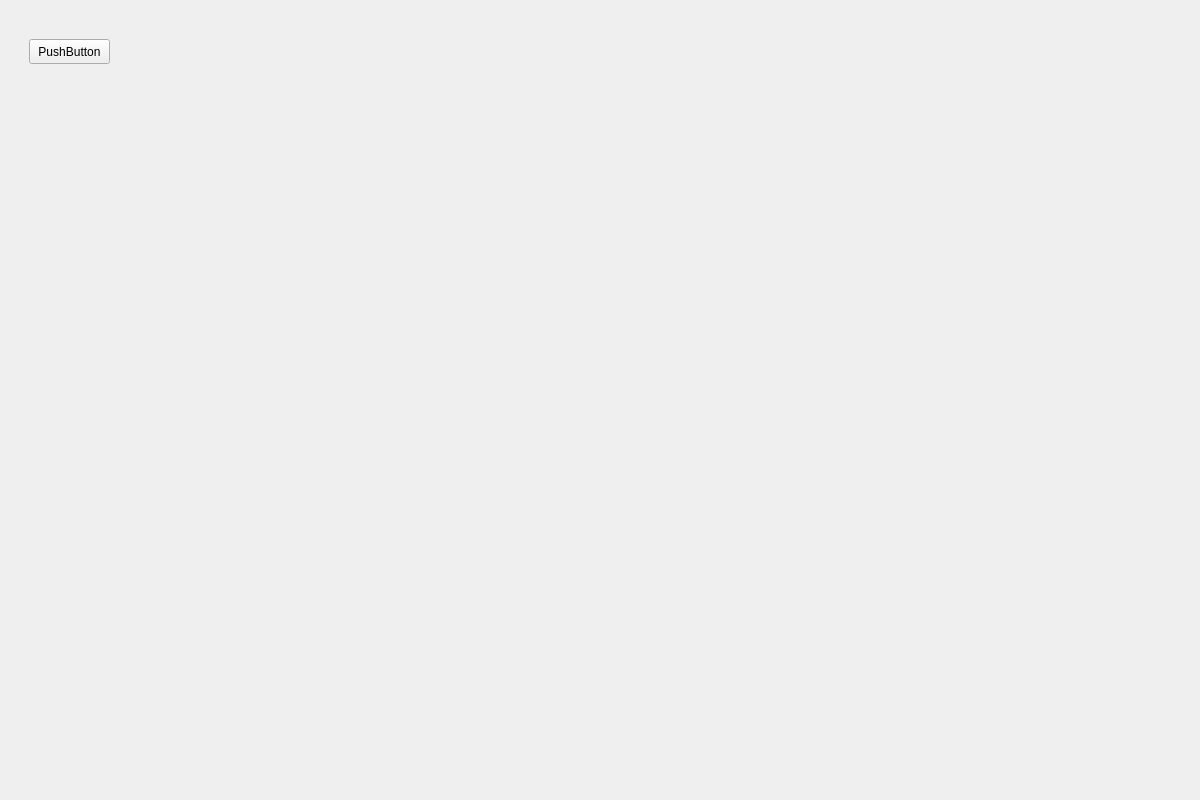
<?xml version="1.0" encoding="UTF-8"?>
<ui version="4.0">
 <class>Form</class>
 <widget class="QWidget" name="Form">
  <property name="geometry">
   <rect>
    <x>0</x>
    <y>0</y>
    <width>1200</width>
    <height>800</height>
   </rect>
  </property>
  <property name="windowTitle">
   <string>Form</string>
  </property>
  <widget class="QWidget" name="verticalLayoutWidget">
   <property name="geometry">
    <rect>
     <x>9</x>
     <y>9</y>
     <width>1181</width>
     <height>771</height>
    </rect>
   </property>
   <layout class="QVBoxLayout" name="verticalLayout_2">
    <item>
     <widget class="QWidget" name="widget" native="true">
      <widget class="QWidget" name="horizontalLayoutWidget">
       <property name="geometry">
        <rect>
         <x>0</x>
         <y>0</y>
         <width>1181</width>
         <height>80</height>
        </rect>
       </property>
       <layout class="QHBoxLayout" name="horizontalLayout_2">
        <item>
         <widget class="QWidget" name="widget_2" native="true">
          <widget class="QPushButton" name="btnChangePage">
           <property name="geometry">
            <rect>
             <x>20</x>
             <y>30</y>
             <width>81</width>
             <height>25</height>
            </rect>
           </property>
           <property name="text">
            <string>PushButton</string>
           </property>
          </widget>
         </widget>
        </item>
       </layout>
      </widget>
     </widget>
    </item>
   </layout>
  </widget>
 </widget>
 <resources/>
 <connections/>
</ui>
